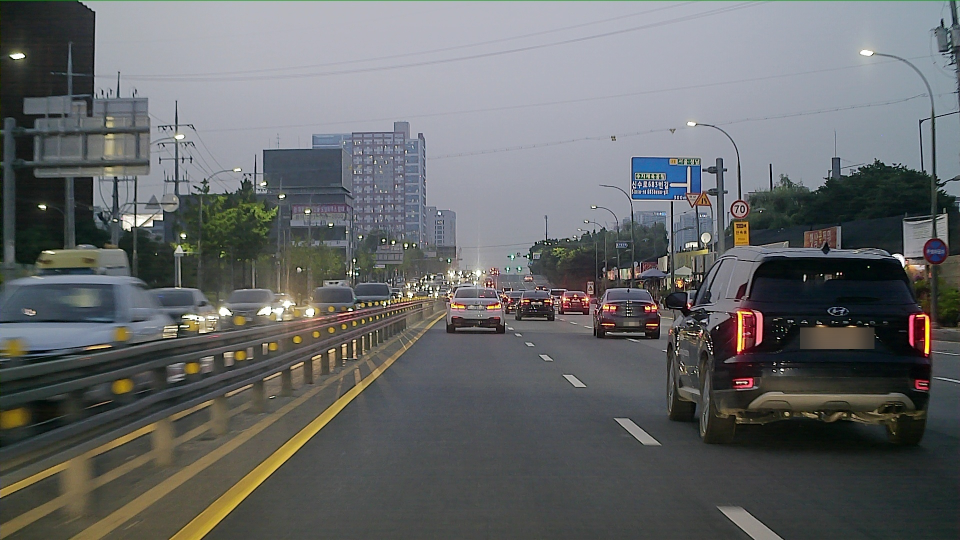
#> input picture OpenCV/linedetect/1_20200708_200952_000000.jpg, 1920 x 1080 px, found by its file name (shown at 1/2 size)
$ jupyter execute linedetect.ipynb   (text cells are left out)
#> lines starting #> are read from the running program, lines starting #| are printed output that depends on the picture; after the words box and inside, x2 and y2 are one past the last pixel; in counts of white or black regions, pixels touching at a corner belong together; pictures that were not available may be replaced by others from this repository, and a replacement may not be noted
[cell 1]
import cv2
import numpy as np
from math import *

[cell 2]
def grayscale(img):
    return cv2.cvtColor(img, cv2.COLOR_RGB2GRAY)

def canny(img, low_threshold, high_threshold):
    return cv2.Canny(img, low_threshold, high_threshold)

def gaussian_blur(img, kernel_size):
    return cv2.GaussianBlur(img, (kernel_size, kernel_size), 0)

def region_of_interest(img, vertices, color3=(255,255,255), color1=255):    # ROI 설정
    mask = np.zeros_like(img)

    if len(img.shape) > 2:
        color = color3
    else:
        color = color1

    cv2.fillPoly(mask, vertices, color)    # ROI부분을 color로 채움

    ROI_image = cv2.bitwise_and(img, mask)
    return ROI_image

def draw_lines(img, lines, color=[0, 0, 255], thickness=2):
    for line in lines:
        for x1, y1, x2, y2 in line:
            cv2.line(img, (x1, y1), (x2, y2), color, thickness)

def draw_fit_line(img, lines, color=[255, 0, 0], thickness=10): # 대표선 그리기
    cv2.line(img, (lines[0], lines[1]), (lines[2], lines[3]), color, thickness)

def hough_lines(img, rho, theta, threshold, min_line_len, max_line_gap):    # 허프변환
    lines = cv2.HoughLinesP(img, rho, theta, threshold, np.array([]), minLineLength=min_line_len, maxLineGap=max_line_gap)
    # line_img = np.zeros((img.shape[0], img.shape[1], 3), dtype=np.uint8)
    # draw_lines(line_img, lines)

    return lines

def weighted_img(img, initial_img, a=1, b=1., c=0.):    # 두 이미지 겹치기
    return cv2.addWeighted(initial_img, a, img, b, c)

def get_fitline(img, f_lines): # 대표선 구하기
    lines = np.squeeze(f_lines)
    lines = lines.reshape(lines.shape[0]*2,2)
    rows,cols = img.shape[:2]
    output = cv2.fitLine(lines,cv2.DIST_L2,0, 0.01, 0.01)
    vx, vy, x, y = output[0], output[1], output[2], output[3]
    x1, y1 = int(((img.shape[0]-1)-y)/vy*vx+x), img.shape[0]-1
    x2, y2 = int(((img.shape[0]/2+100)-y)/vy*vx+x), int(img.shape[0]/2+100)

    result = [x1,y1,x2,y2]
    return result

def get_midline(left_fit_line, right_fit_line):
    midline = [int((left_fit_line[0]+right_fit_line[0])/2),int((left_fit_line[1]+right_fit_line[1])/2),int((left_fit_line[2]+right_fit_line[2])/2),int((left_fit_line[3]+right_fit_line[3])/2)]

    return midline

def get_midline_degree(left_fit_line, right_fit_line):    # 중간라인 기울기 구하기. 아랫점이 왼쪽일때 기울기 +.
    midline = [int((left_fit_line[0]+right_fit_line[0])/2),int((left_fit_line[1]+right_fit_line[1])/2),int((left_fit_line[2]+right_fit_line[2])/2),int((left_fit_line[3]+right_fit_line[3])/2)]
    degree = degrees(atan((midline[3]-midline[1])/(midline[2]-midline[0])))

    return degree

[cell 3]
# original_image = cv2.imread('C:/Users/admin/Desktop/Hustar/Project/linedetect/source.jpg')
original_image = cv2.imread('C:/Users/admin/Downloads/roaddata/Training/bb/data/front/20200708_200952/1/1_20200708_200952_000000.jpg')
#> original_image is the input picture: shape (1080, 1920, 3); mean B, G, R 104.2, 103.3, 101.3
original_image = cv2.imread('C:/Users/admin/Downloads/solidWhiteCurve.jpg')
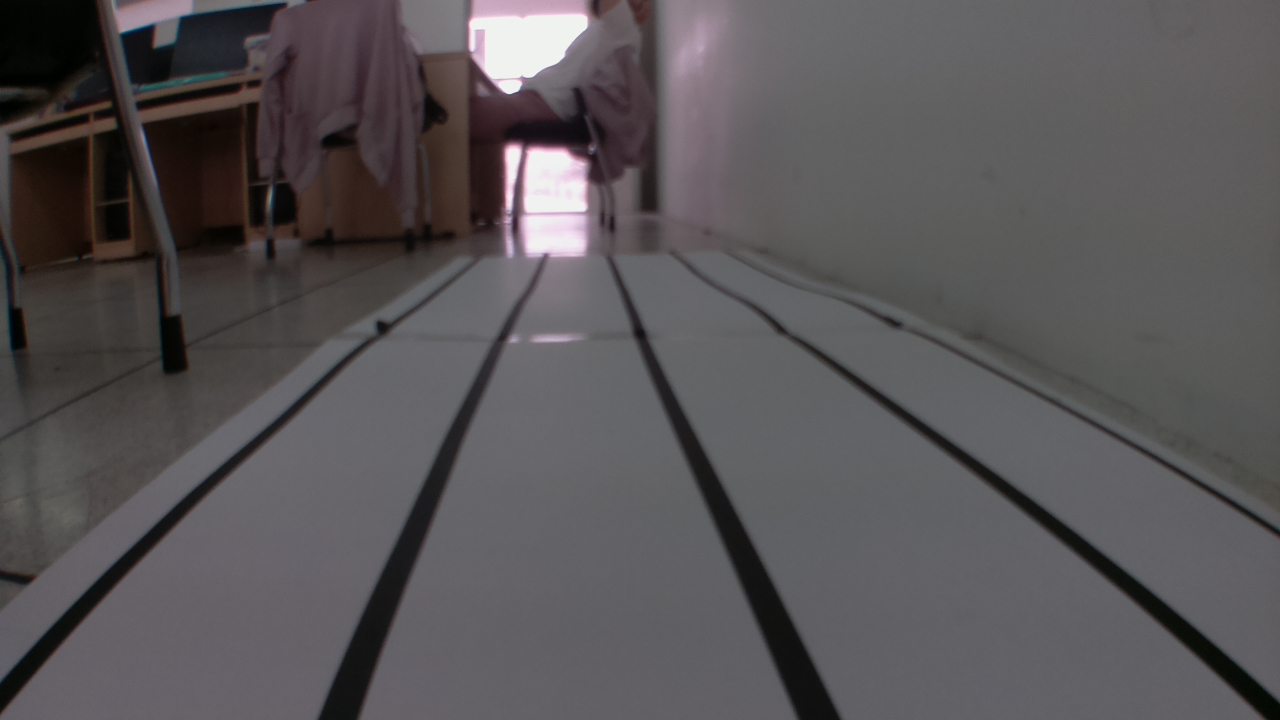
#> input picture OpenCV/linedetect/source.jpg, 1280 x 720 px, given in place of solidWhiteCurve.jpg, which was not available
#> original_image is the input picture: shape (720, 1280, 3); mean B, G, R 86.6, 84.5, 87.8
gray_image = grayscale(original_image)
invert_image = cv2.bitwise_not(gray_image)
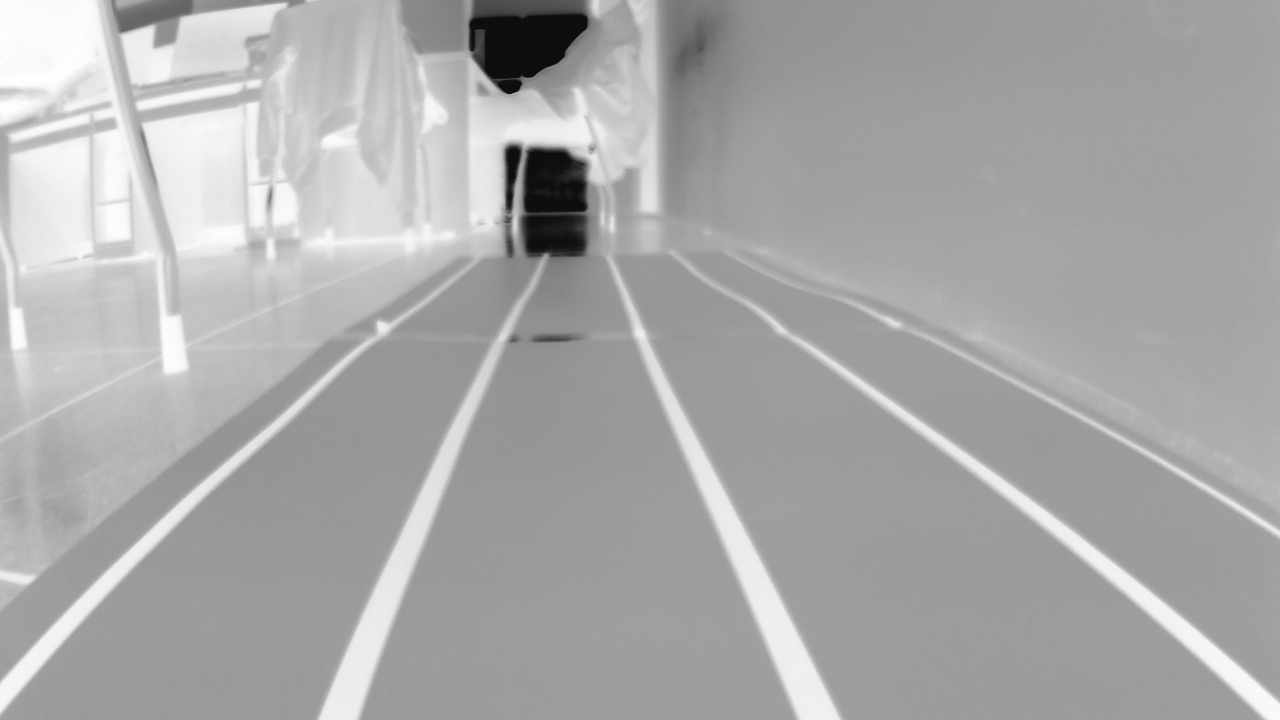
#> invert_image: shape (720, 1280); min 11, max 255, mean 169.4
blur_image = gaussian_blur(invert_image, 5)
canny_image = canny(blur_image, 70, 100)
#> in canny, `return cv2.Canny(img, low_threshold, high_threshold)`:
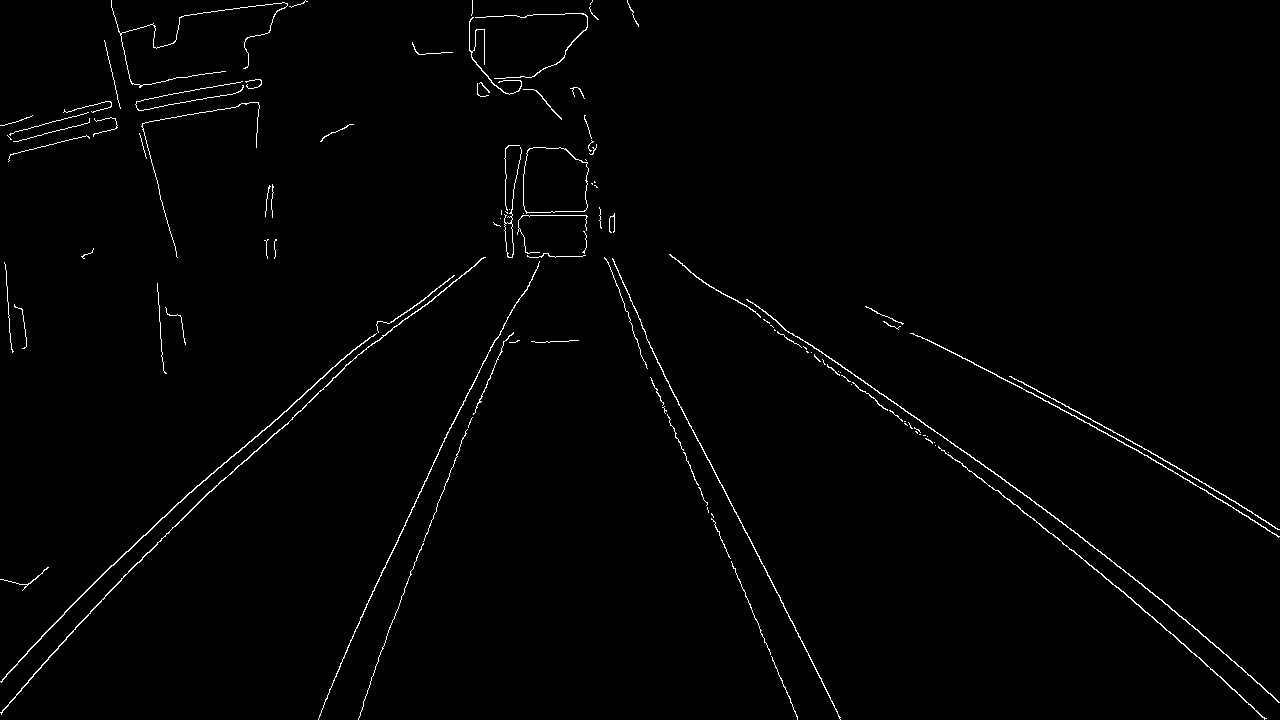
#> returned value: shape (720, 1280); 1.2% white in thin lines or dots

original_image_resized = cv2.resize(original_image, dsize=(0, 0), fx=0.5, fy=0.5, interpolation=cv2.INTER_LINEAR)
gray_image_resized = cv2.resize(gray_image, dsize=(0, 0), fx=0.5, fy=0.5, interpolation=cv2.INTER_LINEAR)
invert_image_resized = cv2.resize(invert_image, dsize=(0, 0), fx=0.5, fy=0.5, interpolation=cv2.INTER_LINEAR)
blur_image_resized = cv2.resize(blur_image, dsize=(0, 0), fx=0.5, fy=0.5, interpolation=cv2.INTER_LINEAR)
canny_image_resized = cv2.resize(canny_image, dsize=(0, 0), fx=0.5, fy=0.5, interpolation=cv2.INTER_LINEAR)
cv2.imshow('original', original_image_resized)
cv2.imshow('gray', gray_image_resized)
cv2.imshow('invert', invert_image_resized)
cv2.imshow('blur', blur_image_resized)
cv2.imshow('canny', canny_image_resized)

cv2.waitKey(0)
cv2.destroyAllWindows()

[cell 4]
height, width = original_image.shape[:2]
#> height = 720; width = 1280
vertices = np.array([[(width/4-60, height), (width/2-45, height/3+45), (width/2+45, height/3+45), (width*3/4+60, height)]], dtype=np.int32)
# vertices = np.array([[(width/4-60, height), (width/2-45, height-200), (width/2+45, height-200), (width*3/4+60, height)]], dtype=np.int32)

roi_image = region_of_interest(invert_image, vertices)
#> in region_of_interest, `cv2.fillPoly(mask, vertices, color)`: mask: shape (720, 1280); 20.1% white; 1 white region, box (x1, y1, x2, y2) and area: (260, 285, 1021, 720) 185310
roi_resized = cv2.resize(roi_image, dsize=(0, 0), fx=0.5, fy=0.5, interpolation=cv2.INTER_LINEAR)
cv2.imshow('ROI', roi_resized)
cv2.waitKey(0)
cv2.destroyAllWindows()

[cell 5]
height, width = original_image.shape[:2]
# 여기에 vertice 라인 넣음. 추후에
roi_image = region_of_interest(canny_image, vertices)
#> call 2 of region_of_interest, with vertices = array of shape (1, 4, 2), color3 = (255, 255, 255), color1 = 255
#> in region_of_interest (call 2), `ROI_image = cv2.bitwise_and(img, mask)`:
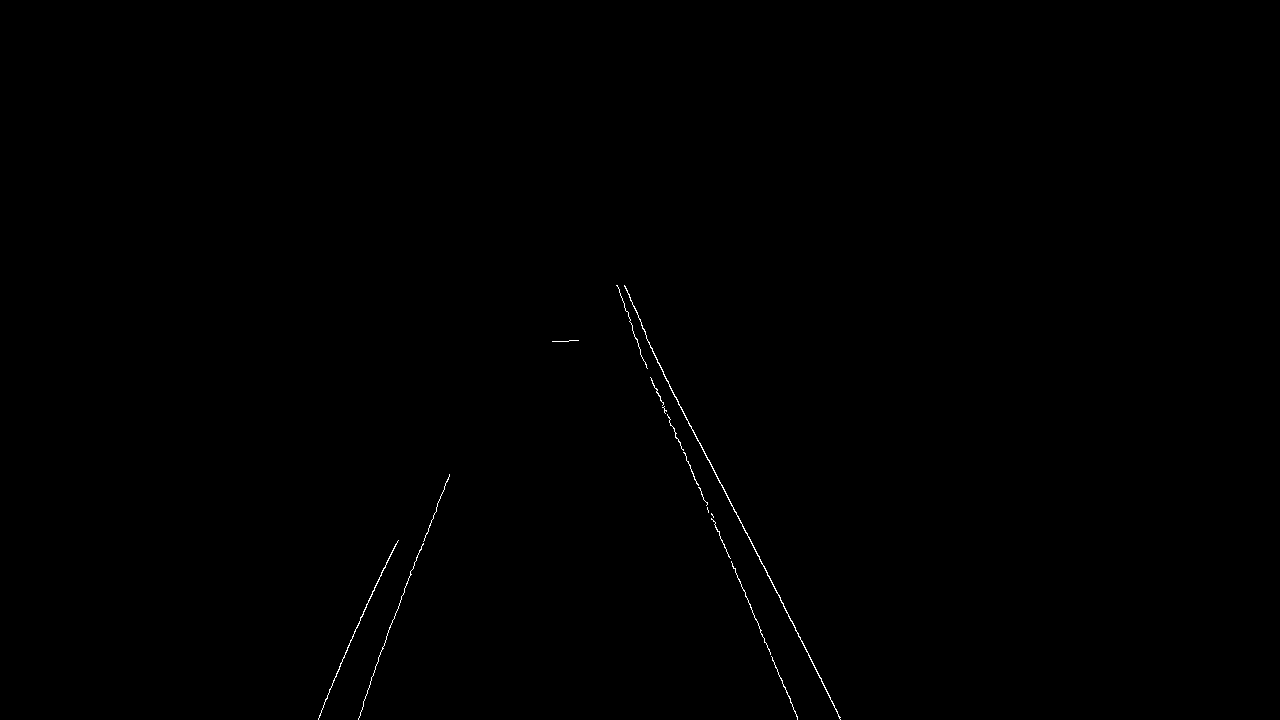
#> ROI_image: shape (720, 1280); 0.18% white in thin lines or dots, all inside (x1, y1, x2, y2) = (318, 285, 841, 720)
cv2.imshow('ROI', roi_image)
cv2.waitKey(0)
cv2.destroyAllWindows()

[cell 6]
line_arr = hough_lines(roi_image, 1, 1*np.pi/180, 30, 65, 20)    # 허프 변환
#> in hough_lines, `lines = cv2.HoughLinesP(img, rho, theta, threshold, np.array([]), minL..`: lines = 13 rows, first 6: [700, 443, 840, 717], [657, 389, 797, 719], [646, 337, 745, 532], [371, 678, 449, 474], [318, 718, 372, 591], [700, 488, 797, 716]
#> line_arr has the same summary as lines in hough_lines
line_arr = np.squeeze(line_arr)

# 기울기 구하기
slope_degree = (np.arctan2(line_arr[:,1] - line_arr[:,3], line_arr[:,0] - line_arr[:,2]) * 180) / np.pi
#> slope_degree = [-117.1, -113, -116.9, 110.9, 113, -113, -113, 116, -117, -110, -117, 111, 111]

# 수평 기울기 제한
line_arr = line_arr[np.abs(slope_degree)<160]
slope_degree = slope_degree[np.abs(slope_degree)<160]
# 수직 기울기 제한
line_arr = line_arr[np.abs(slope_degree)>95]
slope_degree = slope_degree[np.abs(slope_degree)>95]
# 필터링된 직선 버리기
L_lines, R_lines = line_arr[(slope_degree>0),:], line_arr[(slope_degree<0),:]
#> L_lines = [[371, 678, 449, 474], [318, 718, 372, 591], [360, 617, 397, 541], [421, 549, 449, 476], [378, 657, 419, 550]]; R_lines = [[700, 443, 840, 717], [657, 389, 797, 719], [646, 337, 745, 532], [700, 488, 797, 716], [633, 333, 720, 538], [652, 351, 707, 459], [617, 285, 656, 392], [747, 533, 821, 678]]
temp = np.zeros((original_image.shape[0], original_image.shape[1], 3), dtype=np.uint8)
L_lines, R_lines = L_lines[:,None], R_lines[:,None]
# 왼쪽, 오른쪽 각각 대표선 구하기
left_fit_line = get_fitline(roi_image, L_lines)
#> in get_fitline, `lines = np.squeeze(f_lines)`: lines has the same summary as L_lines outside get_fitline
#> in get_fitline, `lines = lines.reshape(lines.shape[0]*2,2)`: lines = [[371, 678], [449, 474], [318, 718], [372, 591], [360, 617], [397, 541], [421, 549], [449, 476], [378, 657], [419, 550]]
#> in get_fitline, `output = cv2.fitLine(lines,cv2.DIST_L2,0, 0.01, 0.01)`: output = [0.435, -0.901, 393.4, 585.1]
#> in get_fitline, `vx, vy, x, y = output[0], output[1], output[2], output[3]`: vx = [0.435]; vy = [-0.901]; x = [393.4]; y = [585.1]
#> in get_fitline, `x1, y1 = int(((img.shape[0]-1)-y)/vy*vx+x), img.shape[0]-1`: x1 = 328; y1 = 719
#> in get_fitline, `x2, y2 = int(((img.shape[0]/2+100)-y)/vy*vx+x), int(img.shape[0]/2+100)`: x2 = 453; y2 = 460
#> in get_fitline, `result = [x1,y1,x2,y2]`: result = [328, 719, 453, 460]
#> left_fit_line = [328, 719, 453, 460]
right_fit_line = get_fitline(roi_image, R_lines)
#> in get_fitline (call 2), `lines = lines.reshape(lines.shape[0]*2,2)`: lines = 16 rows, first 8: [700, 443], [840, 717], [657, 389], [797, 719], [646, 337], [745, 532], [700, 488], [797, 716]
#> right_fit_line = [820, 719, 698, 460]
# 가운데 대표선 구하기
mid_fit_line = get_midline(left_fit_line, right_fit_line)
#> in get_midline, `midline = [int((left_fit_line[0]+right_fit_line[0])/2),int((left_fit_l..`: midline = [574, 719, 575, 460]
#> mid_fit_line = [574, 719, 575, 460]
# 대표선 그리기
draw_fit_line(temp, left_fit_line)
draw_fit_line(temp, right_fit_line)
# 가운데 라인 그리기
draw_fit_line(temp, mid_fit_line)
#> call 3 of draw_fit_line, with thickness = 10
#> in draw_fit_line (call 3), `cv2.line(img, (lines[0], lines[1]), (lines[2], lines[3]), color, thick..`:
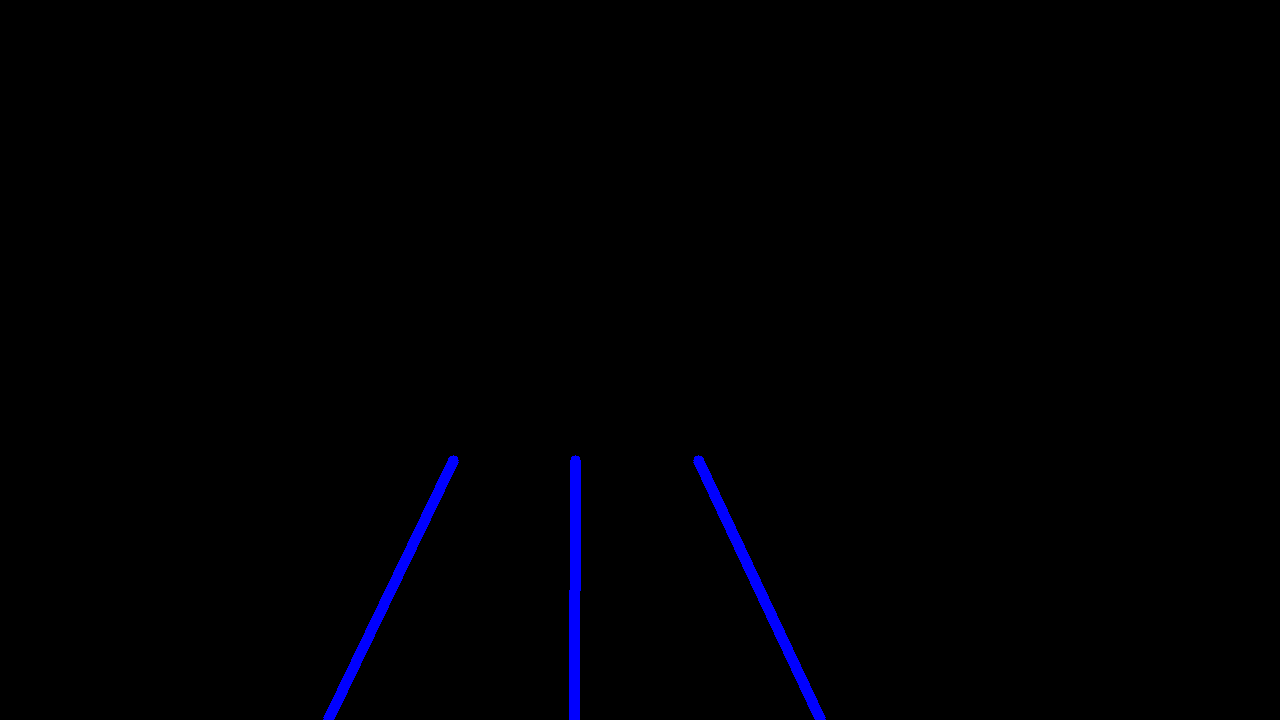
#> img: shape (720, 1280, 3); mean of channels 0, 1, 2 2.5, 0, 0; drawn as B, G, R

result = weighted_img(temp, original_image)
result_resized = cv2.resize(result, dsize=(0, 0), fx=0.5, fy=0.5, interpolation=cv2.INTER_LINEAR)
Hough_resized = cv2.resize(temp, dsize=(0, 0), fx=0.5, fy=0.5, interpolation=cv2.INTER_LINEAR)
cv2.imshow('HoughLine', Hough_resized)
cv2.waitKey(0)
cv2.destroyAllWindows()

cv2.imshow('result', result_resized)
cv2.waitKey(0)
cv2.destroyAllWindows()

[cell 7]
mid_fit_line
#> Out = [574, 719, 575, 460]

[cell 8]
get_midline_degree(left_fit_line, right_fit_line)
#> in get_midline_degree, `degree = degrees(atan((midline[3]-midline[1])/(midline[2]-midline[0])))`: degree = -89.78
#> Out = -89.78

[cell 9]
line_arr
#> Out = 13 rows, first 6: [700, 443, 840, 717], [657, 389, 797, 719], [646, 337, 745, 532], [371, 678, 449, 474], [318, 718, 372, 591], [700, 488, 797, 716]
